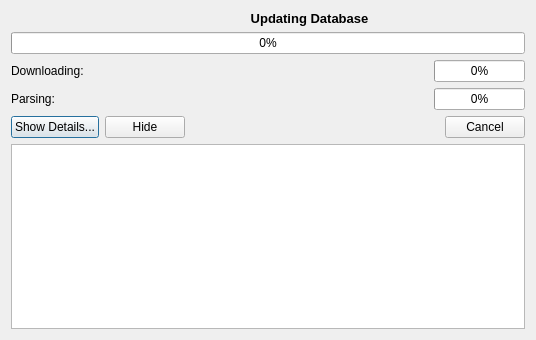
<?xml version="1.0" encoding="UTF-8"?>
<ui version="4.0">
 <class>UpdateProgressDialog</class>
 <widget class="QDialog" name="UpdateProgressDialog">
  <property name="geometry">
   <rect>
    <x>0</x>
    <y>0</y>
    <width>536</width>
    <height>340</height>
   </rect>
  </property>
  <property name="windowTitle">
   <string>Updating Database</string>
  </property>
  <layout class="QGridLayout" name="gridLayout">
   <item row="0" column="2">
    <widget class="QLabel" name="label">
     <property name="font">
      <font>
       <pointsize>10</pointsize>
       <weight>75</weight>
       <bold>true</bold>
      </font>
     </property>
     <property name="text">
      <string>Updating Database</string>
     </property>
     <property name="alignment">
      <set>Qt::AlignCenter</set>
     </property>
    </widget>
   </item>
   <item row="1" column="0" colspan="5">
    <widget class="QProgressBar" name="globalBar">
     <property name="value">
      <number>0</number>
     </property>
    </widget>
   </item>
   <item row="2" column="0" colspan="3">
    <widget class="QLabel" name="downloadLabel">
     <property name="text">
      <string>Downloading:</string>
     </property>
    </widget>
   </item>
   <item row="2" column="3" colspan="2">
    <widget class="QProgressBar" name="downloadBar">
     <property name="value">
      <number>0</number>
     </property>
    </widget>
   </item>
   <item row="3" column="0" colspan="3">
    <widget class="QLabel" name="parseLabel">
     <property name="text">
      <string>Parsing:</string>
     </property>
    </widget>
   </item>
   <item row="3" column="3" colspan="2">
    <widget class="QProgressBar" name="parseBar">
     <property name="value">
      <number>0</number>
     </property>
    </widget>
   </item>
   <item row="4" column="0">
    <widget class="QPushButton" name="detailsButton">
     <property name="text">
      <string>Show Details...</string>
     </property>
     <property name="checkable">
      <bool>true</bool>
     </property>
    </widget>
   </item>
   <item row="4" column="2">
    <spacer name="horizontalSpacer">
     <property name="orientation">
      <enum>Qt::Horizontal</enum>
     </property>
     <property name="sizeType">
      <enum>QSizePolicy::Expanding</enum>
     </property>
     <property name="sizeHint" stdset="0">
      <size>
       <width>300</width>
       <height>20</height>
      </size>
     </property>
    </spacer>
   </item>
   <item row="4" column="4">
    <widget class="QDialogButtonBox" name="buttonBox">
     <property name="sizePolicy">
      <sizepolicy hsizetype="Minimum" vsizetype="Fixed">
       <horstretch>0</horstretch>
       <verstretch>0</verstretch>
      </sizepolicy>
     </property>
     <property name="orientation">
      <enum>Qt::Horizontal</enum>
     </property>
     <property name="standardButtons">
      <set>QDialogButtonBox::Cancel</set>
     </property>
    </widget>
   </item>
   <item row="5" column="0" colspan="5">
    <widget class="QListWidget" name="listWidget"/>
   </item>
   <item row="4" column="1">
    <widget class="QPushButton" name="hideButton">
     <property name="text">
      <string>Hide</string>
     </property>
    </widget>
   </item>
  </layout>
 </widget>
 <resources/>
 <connections>
  <connection>
   <sender>buttonBox</sender>
   <signal>accepted()</signal>
   <receiver>UpdateProgressDialog</receiver>
   <slot>accept()</slot>
   <hints>
    <hint type="sourcelabel">
     <x>248</x>
     <y>254</y>
    </hint>
    <hint type="destinationlabel">
     <x>157</x>
     <y>274</y>
    </hint>
   </hints>
  </connection>
  <connection>
   <sender>buttonBox</sender>
   <signal>rejected()</signal>
   <receiver>UpdateProgressDialog</receiver>
   <slot>reject()</slot>
   <hints>
    <hint type="sourcelabel">
     <x>316</x>
     <y>260</y>
    </hint>
    <hint type="destinationlabel">
     <x>286</x>
     <y>274</y>
    </hint>
   </hints>
  </connection>
  <connection>
   <sender>detailsButton</sender>
   <signal>toggled(bool)</signal>
   <receiver>listWidget</receiver>
   <slot>setVisible(bool)</slot>
   <hints>
    <hint type="sourcelabel">
     <x>66</x>
     <y>157</y>
    </hint>
    <hint type="destinationlabel">
     <x>249</x>
     <y>279</y>
    </hint>
   </hints>
  </connection>
  <connection>
   <sender>hideButton</sender>
   <signal>clicked(bool)</signal>
   <receiver>UpdateProgressDialog</receiver>
   <slot>hide()</slot>
   <hints>
    <hint type="sourcelabel">
     <x>407</x>
     <y>111</y>
    </hint>
    <hint type="destinationlabel">
     <x>267</x>
     <y>169</y>
    </hint>
   </hints>
  </connection>
 </connections>
</ui>
